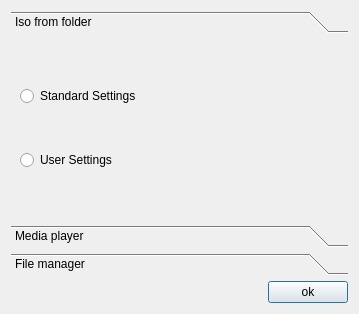
<ui version="4.0" >
 <class>options</class>
 <widget class="QDialog" name="options" >
  <property name="geometry" >
   <rect>
    <x>0</x>
    <y>0</y>
    <width>346</width>
    <height>314</height>
   </rect>
  </property>
  <property name="windowTitle" >
   <string>A-ISO::Options</string>
  </property>
  <property name="windowIcon" >
   <iconset resource="../a-iso.qrc" >:/images/Acetino2.png</iconset>
  </property>
  <layout class="QGridLayout" >
   <item row="0" column="0" colspan="2" >
    <widget class="QToolBox" name="toolBox" >
     <property name="currentIndex" >
      <number>0</number>
     </property>
     <widget class="QWidget" name="page" >
      <property name="geometry" >
       <rect>
        <x>0</x>
        <y>0</y>
        <width>328</width>
        <height>169</height>
       </rect>
      </property>
      <attribute name="label" >
       <string>Iso from folder</string>
      </attribute>
      <layout class="QGridLayout" >
       <item row="0" column="0" >
        <widget class="QRadioButton" name="radioButton_5" >
         <property name="toolTip" >
          <string/>
         </property>
         <property name="text" >
          <string>Standard Settings</string>
         </property>
        </widget>
       </item>
       <item row="1" column="0" >
        <widget class="QRadioButton" name="radioButton_6" >
         <property name="toolTip" >
          <string>will let you add an ID to the ISO</string>
         </property>
         <property name="text" >
          <string>User Settings</string>
         </property>
        </widget>
       </item>
      </layout>
     </widget>
     <widget class="QWidget" name="page_2" >
      <property name="geometry" >
       <rect>
        <x>0</x>
        <y>0</y>
        <width>96</width>
        <height>91</height>
       </rect>
      </property>
      <attribute name="label" >
       <string>Media player</string>
      </attribute>
      <layout class="QGridLayout" >
       <item row="0" column="0" >
        <widget class="QRadioButton" name="radioButton_7" >
         <property name="text" >
          <string>Kaffeine</string>
         </property>
        </widget>
       </item>
       <item row="1" column="0" >
        <widget class="QRadioButton" name="radioButton_8" >
         <property name="text" >
          <string>Vlc</string>
         </property>
        </widget>
       </item>
       <item row="2" column="0" >
        <widget class="QRadioButton" name="radioButton" >
         <property name="text" >
          <string>SMPlayer</string>
         </property>
        </widget>
       </item>
      </layout>
     </widget>
     <widget class="QWidget" name="page_3" >
      <property name="geometry" >
       <rect>
        <x>0</x>
        <y>0</y>
        <width>94</width>
        <height>62</height>
       </rect>
      </property>
      <attribute name="label" >
       <string>File manager</string>
      </attribute>
      <layout class="QGridLayout" >
       <item row="0" column="0" >
        <widget class="QRadioButton" name="radioButton_9" >
         <property name="toolTip" >
          <string>it will use kde's default file manager</string>
         </property>
         <property name="text" >
          <string>Kde</string>
         </property>
        </widget>
       </item>
       <item row="1" column="0" >
        <widget class="QRadioButton" name="radioButton_10" >
         <property name="toolTip" >
          <string>it will use Nautilus file manager</string>
         </property>
         <property name="text" >
          <string>Nautilus</string>
         </property>
        </widget>
       </item>
      </layout>
     </widget>
    </widget>
   </item>
   <item row="1" column="0" >
    <spacer>
     <property name="orientation" >
      <enum>Qt::Horizontal</enum>
     </property>
     <property name="sizeType" >
      <enum>QSizePolicy::Fixed</enum>
     </property>
     <property name="sizeHint" >
      <size>
       <width>251</width>
       <height>20</height>
      </size>
     </property>
    </spacer>
   </item>
   <item row="1" column="1" >
    <widget class="QPushButton" name="exit_button" >
     <property name="text" >
      <string>ok</string>
     </property>
    </widget>
   </item>
  </layout>
 </widget>
 <resources>
  <include location="../a-iso.qrc" />
 </resources>
 <connections>
  <connection>
   <sender>exit_button</sender>
   <signal>clicked()</signal>
   <receiver>options</receiver>
   <slot>close()</slot>
   <hints>
    <hint type="sourcelabel" >
     <x>427</x>
     <y>274</y>
    </hint>
    <hint type="destinationlabel" >
     <x>247</x>
     <y>146</y>
    </hint>
   </hints>
  </connection>
 </connections>
</ui>
